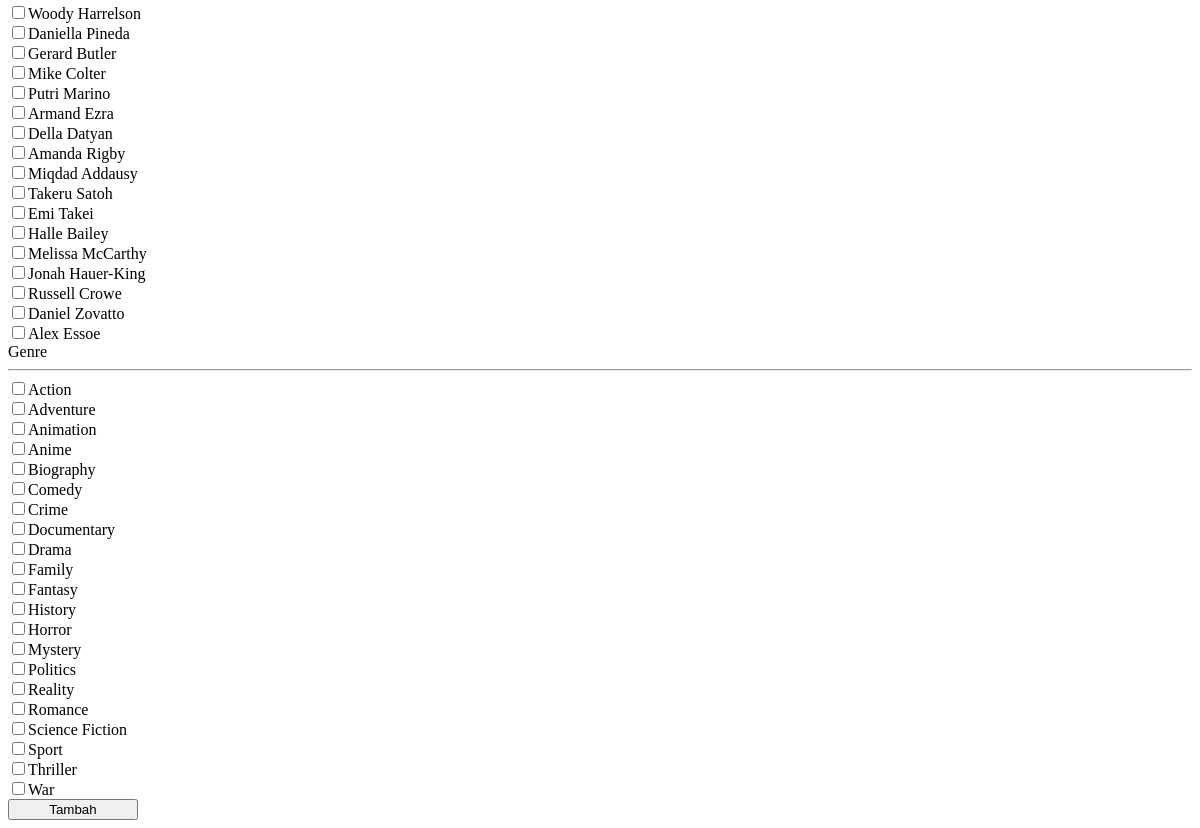
The app's page /pages/addfilmaktorandgenre.php (signed in, lower part), older data.
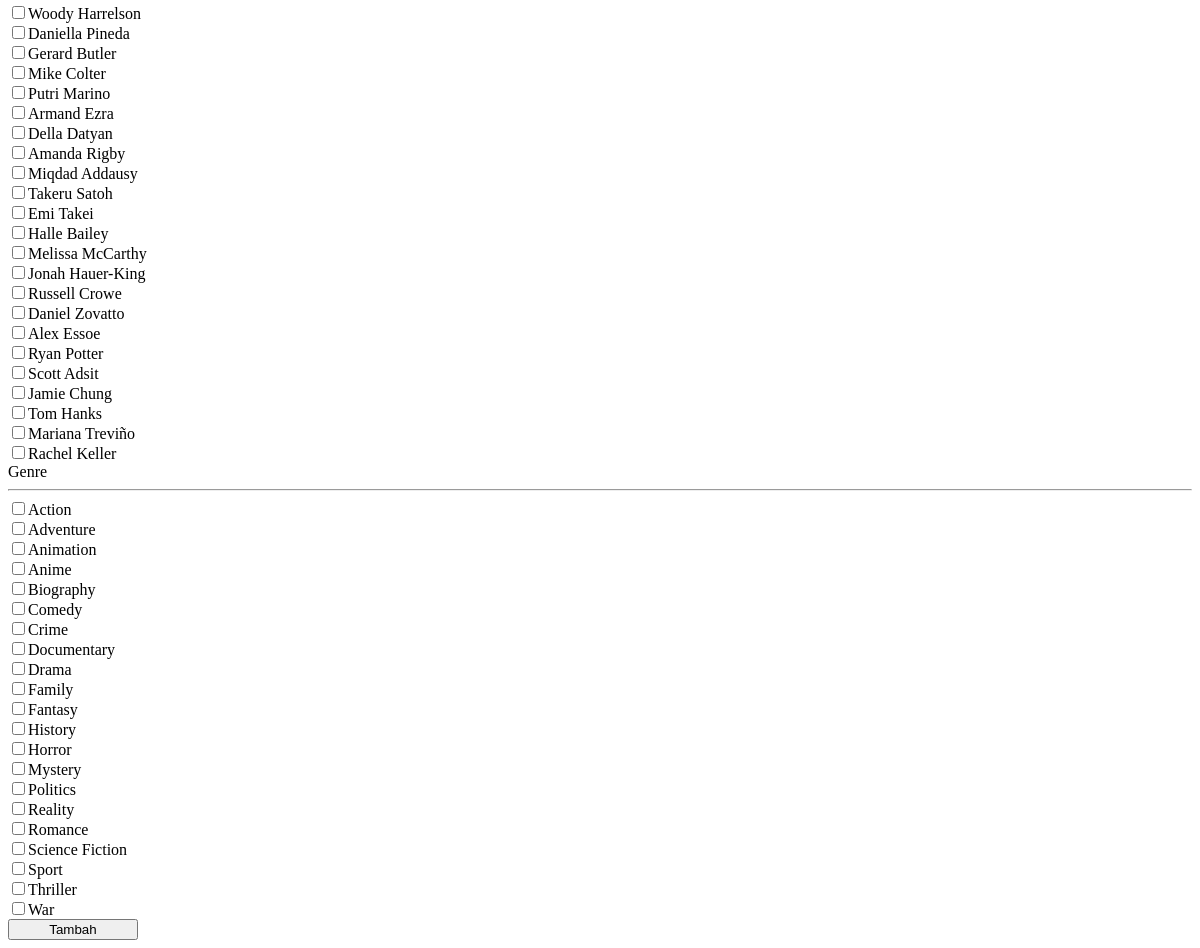
The same page, newer data.
### tables this page shows
CREATE TABLE IF NOT EXISTS `aktor` (
  `aktorid` int NOT NULL AUTO_INCREMENT,
  `nama_aktor` varchar(40) NOT NULL,
  `foto_aktor` varchar(100) DEFAULT NULL,
  PRIMARY KEY (`aktorid`)
);

CREATE TABLE IF NOT EXISTS `genre` (
  `genreid` int NOT NULL AUTO_INCREMENT,
  `nama_genre` varchar(30) DEFAULT NULL,
  PRIMARY KEY (`genreid`)
);

### pages/addfilmprosesaktorgenre.php (called while the page is built, shortened)
<?php
require_once('./class/class.aktor.php');
require_once('./class/class.genre.php');
$objaktor = new Aktor();
$aktorList = $objaktor->SelectAllAktor();
$objgenre = new Genre();
$genreList = $objgenre->SelectAllGenre();
?>

### inc.koneksi.php (called while the page is built, shortened)
<?php
	class Connection {
	private $host = "mysql:host=localhost;dbname=bioskop";
	private $struser = "root";
	function connect()
	{
		try {
			$conn = new PDO($this->host, $this->struser, $this->password);
			$conn->setAttribute(PDO::ATTR_ERRMODE, PDO::ERRMODE_EXCEPTION);
			$this->connection = $conn;
		} catch (PDOException $e) {
			echo 'Connection failed: ' . $e->getMessage();
		}
	}
}
?>

### class/class.aktor.php (called while the page is built, shortened)
<?php
class Aktor extends Connection
{
	public function __get($atribute)
	{
		if (property_exists($this, $atribute)) {
			return $this->$atribute;
		}
	}
	public function SelectAllAktor()
	{
		$sql = "SELECT * FROM aktor ORDER BY aktorid ASC";
		$result = $this->connection->query($sql);
		$arrResult = array();
		$i = 0;
		if ($result->rowCount() > 0) {
			while ($data = $result->fetch(PDO::FETCH_OBJ)) {
				$objAktor = new Aktor();
				$objAktor->aktorid = $data->aktorid;
				$objAktor->nama_aktor = $data->nama_aktor;
                $objAktor->foto_aktor = $data->foto_aktor;
				$arrResult[$i] = $objAktor;
				$i++;
			}
		}
		return $arrResult;
	}
}
?>

### class/class.genre.php (called while the page is built, shortened)
<?php
class Genre extends Connection
{
	public function __get($atribute)
	{
		if (property_exists($this, $atribute)) {
			return $this->$atribute;
		}
	}
	public function SelectAllGenre()
	{
		$sql = "SELECT * FROM genre ORDER BY nama_genre ASC";
		$result = $this->connection->query($sql);
		$arrResult = array();
		$i = 0;
		if ($result->rowCount() > 0) {
			while ($data = $result->fetch(PDO::FETCH_OBJ)) {
				$objGenre = new Genre();
				$objGenre->genreid = $data->genreid;
				$objGenre->nama_genre = $data->nama_genre;
				$arrResult[$i] = $objGenre;
				$i++;
			}
		}
		return $arrResult;
	}
}
?>

### pages/addfilmaktorandgenre.php (the view, shortened to what the changed rows need)
<?php
require_once "addfilmprosesaktorgenre.php";
?>
<!DOCTYPE html>
<html lang="en">
<head>
</head>
<body>
    <div class="mt-5 mb-5 px-5">
        <form class="mb-5" action="?p=addfilmprosesaktorgenre" method="POST" enctype="multipart/form-data">
            <div class="row">
                <div class="col-md-12">
                    <div class="form-group mb-2">
                        <div class="form-check">
                            <?php
                            $counter = 0;
                            foreach ($aktorList as $aktor) {
                                if ($counter % 4 === 0) {
                                    echo '<div class="row">';
                                }
                                echo '<div class="col-md-3">';
                                echo '<label class="form-check-label" style="display: inline-block; margin-right: 10px;">';
                                echo '<input class="form-check-input" type="checkbox" name="aktorid[]" value="' . $aktor->aktorid . '">';
                                echo $aktor->nama_aktor;
                                echo '</label>';
                                echo '</div>';
                                $counter++;
                                if ($counter % 4 === 0) {
                                    echo '</div>';
                                }
                            }
                            if ($counter % 4 !== 0) {
                                echo '</div>';
                            }
                            ?>
                        </div>
                    </div>
                </div>
                <div class="col-md-12">
                    <div class="form-group mb-2">
                        <div class="form-check">
                            <?php
                            $counter = 0;
                            foreach ($genreList as $genre) {
                                if ($counter % 4 === 0) {
                                    echo '<div class="row">';
                                }
                                echo '<div class="col-md-3">';
                                echo '<label class="form-check-label" style="display: inline-block; margin-right: 10px;">';
                                echo '<input class="form-check-input" type="checkbox" name="genreid[]" value="' . $genre->genreid . '">';
                                echo $genre->nama_genre;
                                echo '</label>';
                                echo '</div>';
                                $counter++;
                                if ($counter % 4 === 0) {
                                    echo '</div>';
                                }
                            }
                            if ($counter % 4 !== 0) {
                                echo '</div>';
                            }
                            ?>
                        </div>
                    </div>
                </div>
        </form>
    </div>
</body>
</html>

Row changes from the older to the newer data that the page shows:
added aktor: nama_aktor "Ryan Potter"
added aktor: nama_aktor "Scott Adsit"
added aktor: nama_aktor "Jamie Chung"
added aktor: nama_aktor "Tom Hanks"
added aktor: nama_aktor "Mariana Treviño"
added aktor: nama_aktor "Rachel Keller"
